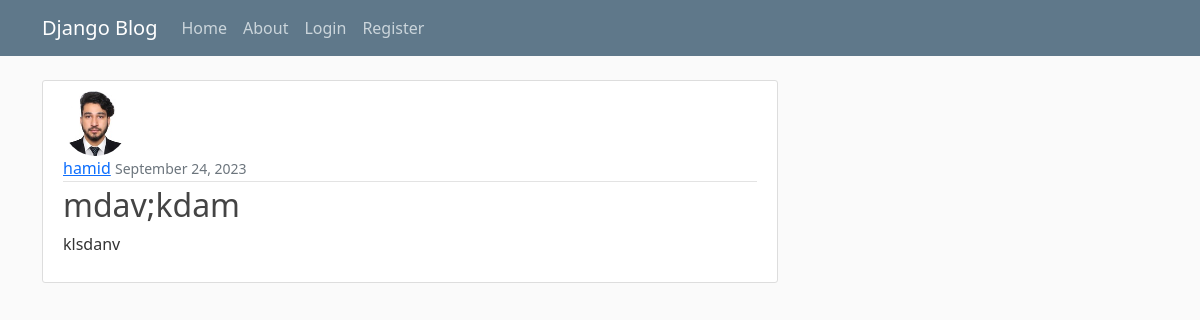
The app's page /post/2/ with its own data.
### blog/models.py (models this page shows, shortened)
class Post(models.Model):
   title = models.CharField(max_length=20, help_text='Enter title')
   content = models.TextField()
   date_posted = models.DateTimeField(default=timezone.now)
   author = models.ForeignKey(User, on_delete=models.CASCADE)

### users/models.py (models this page shows, shortened)
class Profile(models.Model):
    user = models.OneToOneField(User, on_delete=models.CASCADE)
    image = models.ImageField(default='default.jpeg', upload_to='profile_pics')

### blog/views.py (the view)
# urls.py: path('post/<int:pk>/', PostDetailView.as_view(), name="post-detail"),
class PostDetailView(DetailView):
    model = Post

### blog/templates/blog/post_detail.html
{% extends "blog/base.html" %}
{% block content %}
    <article class="media content-section">
        <img class="rounded-circle article-img" src="{{ object.author.profile.image.url }}">
        <div class="media-body">
            <div class="article-metadata">
                <a class="mr-2" href="#">{{ object.author }}</a>
                <small class="text-muted">{{ object.date_posted|date:"F d, Y" }}</small>
            </div>
            <h2 class="article-title">{{ object.title }}</h2>
            <p class="article-content">{{ object.content }}</p>
        </div>
    </article>
{% endblock content %}

### blog/static/blog/main.css (style rules this page uses)
body { background: #fafafa; color: #333333; margin-top: 5rem; }
h1, h2, h3, h4, h5, h6 { color: #444444; }
.content-section { background: #ffffff; padding: 10px 20px; border: 1px solid #dddddd; border-radius: 3px; margin-bottom: 20px; }
.article-title { color: #444444; }
.article-content { white-space: pre-line; }
.article-img { height: 65px; width: 65px; margin-right: 16px; }
.article-metadata { padding-bottom: 1px; margin-bottom: 4px; border-bottom: 1px solid #e3e3e3 }

### records on screen
Post: author.profile.image (picture), author "hamid", date_posted "September 24, 2023", title "mdav;kdam", content "klsdanv"
